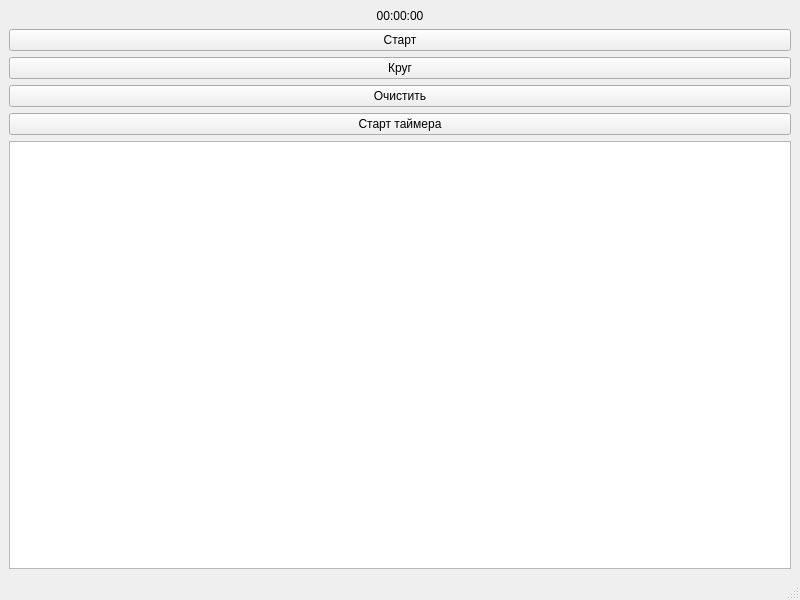
<?xml version="1.0" encoding="UTF-8"?>
<ui version="4.0">
 <class>MainWindow</class>
 <widget class="QMainWindow" name="MainWindow">
  <property name="geometry">
   <rect>
    <x>0</x>
    <y>0</y>
    <width>800</width>
    <height>600</height>
   </rect>
  </property>
  <property name="windowTitle">
   <string>MainWindow</string>
  </property>
  <widget class="QWidget" name="centralwidget">
   <layout class="QVBoxLayout" name="verticalLayout">
    <item>
     <widget class="QLabel" name="timerLabel">
      <property name="text">
       <string>00:00:00</string>
      </property>
      <property name="alignment">
       <set>Qt::AlignCenter</set>
      </property>
     </widget>
    </item>
    <item>
     <widget class="QPushButton" name="startStopButton">
      <property name="text">
       <string>Старт</string>
      </property>
     </widget>
    </item>
    <item>
     <widget class="QPushButton" name="lapButton">
      <property name="text">
       <string>Круг</string>
      </property>
     </widget>
    </item>
    <item>
     <widget class="QPushButton" name="clearButton">
      <property name="text">
       <string>Очистить</string>
      </property>
     </widget>
    </item>
    <item>
     <widget class="QPushButton" name="startTimerButton">
      <property name="text">
       <string>Старт таймера</string>
      </property>
     </widget>
    </item>
    <item>
     <widget class="QTextBrowser" name="lapsTextBrowser">
      <property name="minimumHeight">
       <number>100</number>
      </property>
     </widget>
    </item>
   </layout>
  </widget>
  <widget class="QMenuBar" name="menubar"/>
  <widget class="QStatusBar" name="statusbar"/>
 </widget>
 <resources/>
 <connections/>
</ui>
